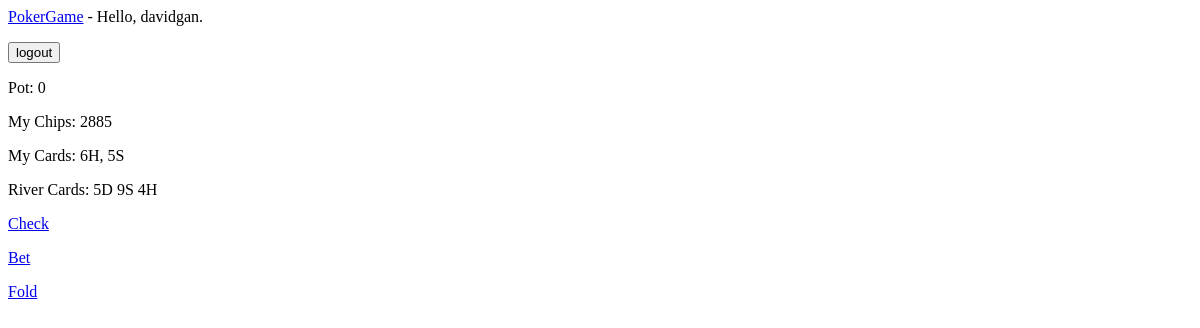
The page /river_cards/3 (signed in) on the database as committed earlier.
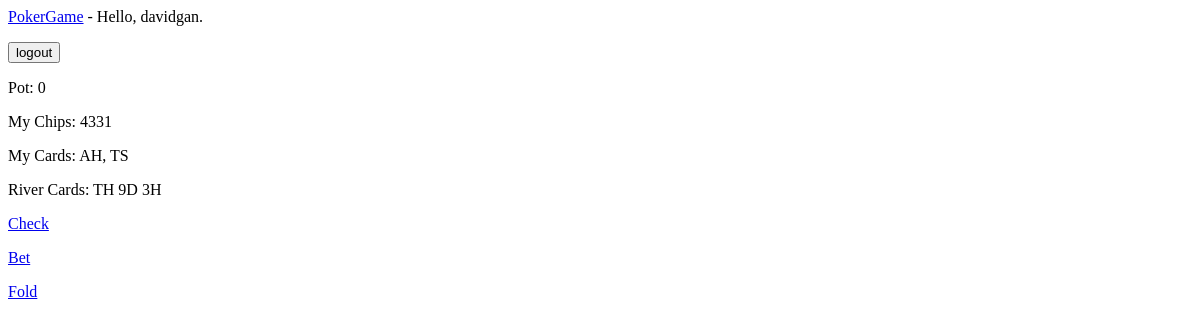
The same page on the database as committed later.
### poker_game_app/models.py (models this page shows)
class Game(models.Model):
    status = models.IntegerField(default=0) #current status of game
    river_card1 = models.CharField(null = True, max_length=100)
    river_card2 = models.CharField(null = True, max_length=100)
    river_card3 = models.CharField(null = True, max_length=100)
    river_card4 = models.CharField(null = True, max_length=100)
    river_card5 = models.CharField(null = True, max_length=100)
    deck = models.CharField(null = True, max_length=512)
    min_bet = models.IntegerField(default=0)
    pot = models.IntegerField(default=0)
    num_players = models.IntegerField(default=0)

class Player(models.Model):
    user = models.OneToOneField(User, on_delete=models.CASCADE)
    game = models.ForeignKey(Game, null=True, on_delete=models.CASCADE)
    chips = models.IntegerField(default=5000)
    point = models.IntegerField(default=0)
    card1 = models.CharField(max_length=10, null=True)
    card2 = models.CharField(max_length=10, null=True)
    status = models.IntegerField(default=0)
    bet = models.IntegerField(default=0)
    hand_text = models.CharField(max_length = 50, null=True) # textual representation of hand (eg. "full house")
    hand_num = models.IntegerField(null=True) # numerical representation of text

### poker_game_app/views.py (the view)
# urls.py: path('river_cards/<int:player_id>', views.river_cards, name="river_cards"),
@login_required
def river_cards(request, player_id):
    player = Player.objects.get(id=player_id)
    game = player.game
    deck = json.loads(game.deck)
    card0 = deck[0]
    card1 = deck[1]
    card2 = deck[2]
    del deck[0]
    del deck[0]
    del deck[0]
    game.river_card1 = card0
    game.river_card2 = card1
    game.river_card3 = card2
    game.deck = json.dumps(deck)
    game.save()
    context = {'player': player, 'game': game}
    return render(request, 'poker_game_app/river_cards.html', context)

### poker_game_app/templates/poker_game_app/river_cards.html
{% extends "poker_game_app/base.html" %}
{% block content %}
    <p>Pot: {{ game.pot }} <p>
    <p>My Chips: {{ player.chips }}</p>
    <p>My Cards: {{ player.card1 }}, {{ player.card2 }}</p>
    <p>River Cards: {{ game.river_card1 }} {{ game.river_card2 }} {{ game.river_card3 }} </p>
    <p><a href="{% url 'poker_game_app:check' player.id %}">Check</a> </p>
    <p><a href="{% url 'poker_game_app:bet' player.id %}">Bet</a> </p>
    <p><a href="{% url 'poker_game_app:fold' player.id %}">Fold</a> </p>
{% endblock content %}

### poker_game_app/templates/poker_game_app/base.html (shortened to what this page needs)
<p>
    <a href="{% url 'poker_game_app:index' %}">PokerGame</a> -
    {% if user.is_authenticated %}
        Hello, {{ user.username }}.
        <form method="post" action="{% url 'users:logout' %}">
            <button type="submit">logout</button>
        </form>
    {% else %}
        <a href="{% url 'users:register' %}">Register -</a>
        <a href="{% url 'users:login' %}">Log in</a>
    {% endif %}
</p>
{%block content %}{% endblock content %}

Rows that differ between the two databases and show on the page:
changed Game: river_card1 "5D" → "TH"; river_card2 "9S" → "9D"; river_card3 "4H" → "3H"
changed Player: chips "2885" → "4331"; card1 "6H" → "AH"; card2 "5S" → "TS"
